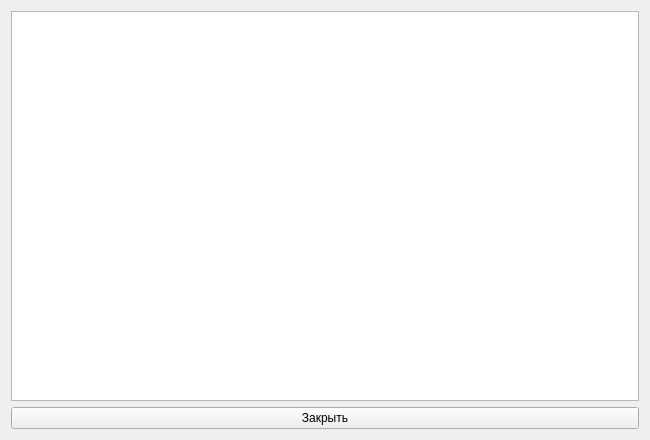
<?xml version='1.0' encoding='utf-8'?>
<ui version="4.0">
 <class>HelpWindow</class>
 <widget class="QWidget" name="HelpWindow">
  <property name="geometry">
   <rect>
    <x>0</x>
    <y>0</y>
    <width>650</width>
    <height>440</height>
   </rect>
  </property>
  <property name="windowTitle">
   <string>Инструкция</string>
  </property>
  <layout class="QVBoxLayout" name="layout49">
   <item>
    <widget class="QTextBrowser" name="helpBrowser" />
   </item>
   <item>
    <widget class="QPushButton" name="closeButton">
     <property name="text">
      <string>Закрыть</string>
     </property>
    </widget>
   </item>
  </layout>
 </widget>
 <resources />
 <connections />
</ui>
